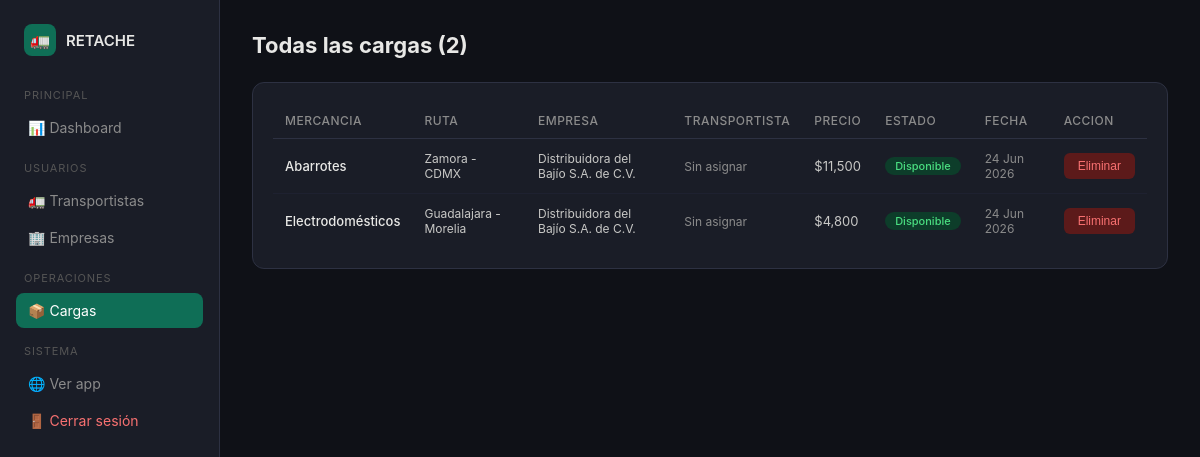
Page /cargas on the earlier database version.
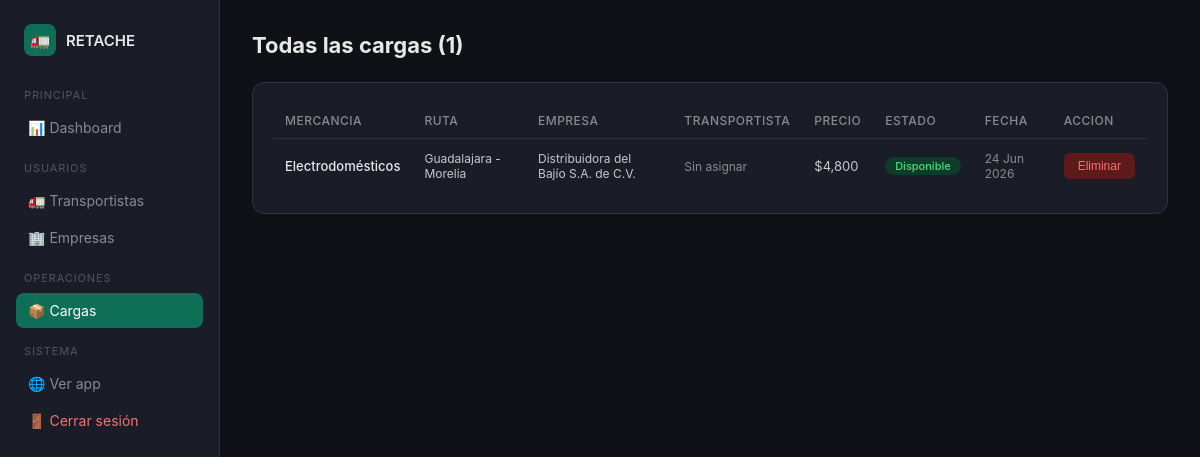
Same page on the later database version.
### models.py (models this page shows)
class Carga(Base):
    __tablename__ = "cargas"
    id = Column(Integer, primary_key=True, index=True)
    empresa_id = Column(Integer, ForeignKey("empresas.id"), nullable=False)
    transportista_id = Column(Integer, ForeignKey("transportistas.id"), nullable=True)
    titulo = Column(String(150), nullable=False)
    descripcion = Column(Text, nullable=True)
    tipo_mercancia = Column(String(100), nullable=False)
    peso_kg = Column(Float, nullable=False)
    volumen_m3 = Column(Float, nullable=True)
    requiere_refrigeracion = Column(Boolean, default=False)
    mercancia_peligrosa = Column(Boolean, default=False)
    origen_ciudad = Column(String(100), nullable=False)
    origen_estado = Column(String(50), nullable=False)
    origen_lat = Column(Float, nullable=True)
    origen_lng = Column(Float, nullable=True)
    destino_ciudad = Column(String(100), nullable=False)
    destino_estado = Column(String(50), nullable=False)
    destino_lat = Column(Float, nullable=True)
    destino_lng = Column(Float, nullable=True)
    fecha_recoleccion = Column(DateTime, nullable=False)
    fecha_entrega_estimada = Column(DateTime, nullable=True)
    tipo_vehiculo_requerido = Column(String(30), nullable=True)
    precio_ofrecido_mxn = Column(Float, nullable=False)
    precio_negociable = Column(Boolean, default=True)
    estado = Column(String(30), default=EstadoCarga.disponible)
    fecha_publicacion = Column(DateTime, server_default=func.now())
    fecha_asignacion = Column(DateTime, nullable=True)
    fecha_completada = Column(DateTime, nullable=True)
    carta_porte_generada = Column(Boolean, default=False)
    carta_porte_uuid = Column(String(100), nullable=True)
    carta_porte_xml = Column(Text, nullable=True)
    empresa = relationship("Empresa", back_populates="cargas_publicadas")
    transportista = relationship("Transportista", back_populates="cargas")
    mensajes = relationship("Mensaje", back_populates="carga")
    resenas = relationship("Resena", back_populates="carga")

class Empresa(Base):
    __tablename__ = "empresas"
    id = Column(Integer, primary_key=True, index=True)
    razon_social = Column(String(200), nullable=False)
    nombre_comercial = Column(String(200), nullable=True)
    telefono = Column(String(15), nullable=False)
    email = Column(String(120), unique=True, index=True, nullable=False)
    contrasena_hash = Column(String(200), nullable=False)
    rfc = Column(String(12), unique=True, index=True, nullable=False)
    rfc_verificado = Column(Boolean, default=False)
    num_acta_constitutiva = Column(String(100), nullable=True)
    acta_constitutiva_verificada = Column(Boolean, default=False)
    giro = Column(String(100), nullable=True)
    calle = Column(String(200), nullable=True)
    colonia = Column(String(100), nullable=True)
    municipio = Column(String(100), nullable=True)
    estado = Column(String(50), nullable=True)
    cp = Column(String(5), nullable=True)
    nombre_contacto = Column(String(150), nullable=True)
    puesto_contacto = Column(String(100), nullable=True)
    logo_url = Column(String(200), nullable=True)
    calificacion_promedio = Column(Float, default=0.0)
    total_cargas_publicadas = Column(Integer, default=0)
    fecha_registro = Column(DateTime, server_default=func.now())
    activo = Column(Boolean, default=True)
    email_verificado = Column(Boolean, default=False)
    token_verificacion = Column(String(200), nullable=True)
    token_reset_password = Column(String(200), nullable=True)
    token_reset_expira = Column(DateTime, nullable=True)
    cargas_publicadas = relationship("Carga", back_populates="empresa")
    mensajes_enviados = relationship("Mensaje", foreign_keys="Mensaje.remitente_empresa_id", back_populates="remitente_empresa")

### main.py (the view)
@app.get("/cargas", response_class=HTMLResponse)
async def lista_cargas(
    request: Request,
    origen: str = "",
    destino: str = "",
    tipo_vehiculo: str = "",
    db: Session = Depends(get_db),
):
    query = db.query(Carga).filter(Carga.estado == EstadoCarga.disponible)
    if origen:
        query = query.filter(Carga.origen_ciudad.ilike(f"%{origen}%"))
    if destino:
        query = query.filter(Carga.destino_ciudad.ilike(f"%{destino}%"))
    if tipo_vehiculo:
        query = query.filter(Carga.tipo_vehiculo_requerido == tipo_vehiculo)
    cargas = query.order_by(Carga.fecha_publicacion.desc()).all()
    return templates.TemplateResponse("cargas.html", contexto(request, db,
        cargas=cargas,
        filtro_origen=origen,
        filtro_destino=destino,
        filtro_vehiculo=tipo_vehiculo,
    ))

### templates/cargas.html (shortened to what this page needs)
{% extends "admin/base_admin.html" %}
{% block content %}
<div class="page-title">Todas las cargas ({{ cargas|length }})</div>
<div class="card">
  <table>
    <thead>
      <tr>
        <th>Mercancia</th>
        <th>Ruta</th>
        <th>Empresa</th>
        <th>Transportista</th>
        <th>Precio</th>
        <th>Estado</th>
        <th>Fecha</th>
        <th>Accion</th>
      </tr>
    </thead>
    <tbody>
      {% for c in cargas %}
      <tr>
        <td style="font-weight:500; color:#E8E8E6;">{{ c.tipo_mercancia }}</td>
        <td style="font-size:12px;">{{ c.origen_ciudad }} - {{ c.destino_ciudad }}</td>
        <td style="font-size:12px;">{{ c.empresa.razon_social if c.empresa else '-' }}</td>
        <td style="font-size:12px;">
          {% if c.transportista %}{{ c.transportista.nombre }} {{ c.transportista.apellidos }}
          {% else %}<span style="color:#8B8B8B;">Sin asignar</span>{% endif %}
        </td>
        <td>${{ "{:,.0f}".format(c.precio_ofrecido_mxn) }}</td>
        <td>
          {% if c.estado == 'disponible' %}<span class="badge badge-verde">Disponible</span>
          {% elif c.estado == 'asignada' %}<span class="badge badge-azul">Asignada</span>
          {% elif c.estado == 'completada' %}<span class="badge badge-verde">Completada</span>
          {% else %}<span class="badge badge-rojo">{{ c.estado }}</span>{% endif %}
        </td>
        <td style="font-size:12px; color:#8B8B8B;">{{ c.fecha_publicacion.strftime('%d %b %Y') }}</td>
        <td>
          <form action="/admin/cargas/{{ c.id }}/eliminar" method="POST" onsubmit="return confirm('Eliminar esta carga?')">
            <button type="submit" class="btn btn-rojo" style="font-size:12px;">Eliminar</button>
          </form>
        </td>
      </tr>
      {% endfor %}
    </tbody>
  </table>
</div>
{% endblock %}

### templates/admin/base_admin.html (shortened to what this page needs)
<!DOCTYPE html>
<html lang="es">
<head>
</head>
<body>
<div class="sidebar">
  <div class="sidebar-logo">
    <div class="sidebar-logo-icon">🚛</div>
    <span>RETACHE</span>
  </div>
  <div class="sidebar-label">Principal</div>
  <a href="/admin" class="{% if request.url.path == '/admin' %}activo{% endif %}">📊 Dashboard</a>
  <div class="sidebar-label">Usuarios</div>
  <a href="/admin/transportistas" class="{% if 'transportistas' in request.url.path %}activo{% endif %}">🚛 Transportistas</a>
  <a href="/admin/empresas" class="{% if 'empresas' in request.url.path %}activo{% endif %}">🏢 Empresas</a>
  <div class="sidebar-label">Operaciones</div>
  <a href="/admin/cargas" class="{% if 'cargas' in request.url.path %}activo{% endif %}">📦 Cargas</a>
  <div class="sidebar-label">Sistema</div>
  <a href="/" target="_blank">🌐 Ver app</a>
  <a href="/admin/logout" style="color:#F87171;">🚪 Cerrar sesión</a>
</div>
<div class="main">
  {% block content %}{% endblock %}
</div>
</body>
</html>

### templates/admin/base_admin.html (style rules this page uses)
* { box-sizing:border-box; margin:0; padding:0; }
body { font-family:-apple-system,BlinkMacSystemFont,'Segoe UI',sans-serif; background:#0F1117; color:#E8E8E6; display:flex; min-height:100vh; }
.sidebar { width:220px; background:#1A1D27; border-right:1px solid #2D3142; padding:24px 16px; flex-shrink:0; position:fixed; height:100vh; overflow-y:auto; }
.sidebar-logo { display:flex; align-items:center; gap:10px; margin-bottom:32px; padding:0 8px; }
.sidebar-logo-icon { width:32px;height:32px;border-radius:8px;background:#0F6E56; display:flex;align-items:center;justify-content:center;font-size:16px; }
.sidebar-logo span { font-weight:600; font-size:15px; }
.sidebar-label { font-size:11px; color:#555; text-transform:uppercase; letter-spacing:.08em; padding:0 8px; margin-bottom:8px; margin-top:16px; }
.sidebar a { display:flex; align-items:center; gap:10px; padding:9px 12px; border-radius:8px; font-size:14px; color:#8B8B8B; text-decoration:none; transition:all .15s; margin-bottom:2px; }
.sidebar a.activo { background:#0F6E56; color:#fff; }
.main { margin-left:220px; padding:32px; flex:1; }
.page-title { font-size:22px; font-weight:700; margin-bottom:24px; color:#E8E8E6; }
.card { background:#1A1D27; border:1px solid #2D3142; border-radius:12px; padding:20px; margin-bottom:20px; }
table { width:100%; border-collapse:collapse; font-size:13px; }
th { text-align:left; padding:10px 12px; color:#8B8B8B; font-weight:500; border-bottom:1px solid #2D3142; font-size:12px; text-transform:uppercase; letter-spacing:.04em; }
td { padding:12px; border-bottom:1px solid #1E2130; color:#C8C8C6; vertical-align:middle; }
tr:last-child td { border-bottom:none; }
.badge { display:inline-block; padding:2px 10px; border-radius:20px; font-size:11px; font-weight:500; }
.badge-verde { background:#0D3D2A; color:#4ADE80; }
.btn { display:inline-flex; align-items:center; padding:6px 14px; border-radius:6px; font-size:13px; font-weight:500; cursor:pointer; border:none; text-decoration:none; transition:all .15s; }
.btn-rojo { background:#5C1A1A; color:#F87171; }

Differences in the rows shown:
removed Carga: tipo_mercancia "Abarrotes", origen_ciudad "Zamora", destino_ciudad "CDMX", empresa "Distribuidora del Bajío S.A. de C.V.", precio_ofrecido_mxn "11,500", estado "Disponible", fecha_publicacion "24 Jun 2026"
Other differences:
{{ cargas|length }}: "2" → "1"
